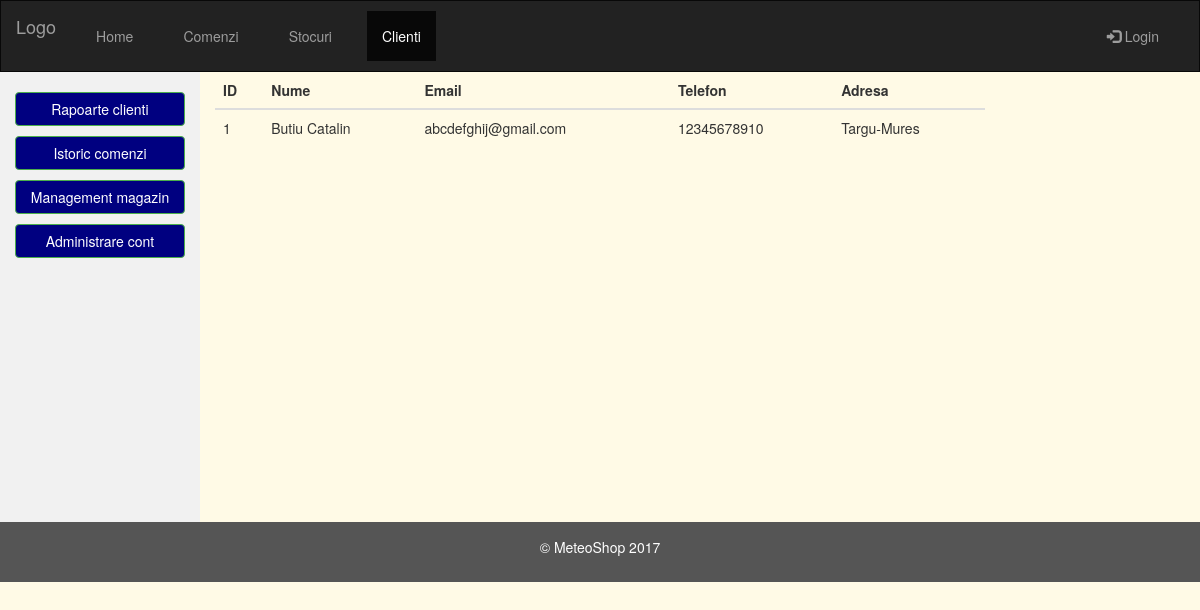
The page /meteoshop_admin/clienti.php on the database its author committed.
### tables this page shows
CREATE TABLE `clienti` (
  `id` int(11) NOT NULL,
  `nume` varchar(100) NOT NULL,
  `email` varchar(100) NOT NULL,
  `telefon` varchar(15) NOT NULL,
  `adresa` text NOT NULL,
  `creat` datetime NOT NULL,
  `modificat` datetime NOT NULL,
  `statut` enum('1','0') NOT NULL DEFAULT '1'
);

### meteoshop_admin/clienti.php (the view, shortened to what this page needs)
<?php
include 'configDataBase.php';
$users = $db->query("SELECT * FROM clienti");
$users->setFetchMode(PDO::FETCH_ASSOC);
$users = $users->fetchAll();
?>
<!DOCTYPE html>
<html lang="en">
<head>
  <link rel="stylesheet" href="https://maxcdn.bootstrapcdn.com/bootstrap/3.3.7/css/bootstrap.min.css">
</head>
<body style="background-color: #fffae6;">
<nav class="navbar navbar-inverse">
  <div class="container-fluid">
    <div class="navbar-header">
      <a class="navbar-brand" href="#">Logo</a>
    </div>
    <div class="collapse navbar-collapse" id="myNavbar">
      <ul class="nav navbar-nav">
        <li><a href="index.php">Home</a></li>
        <li><a href="comenziController.php" title="Procesare comenzi">Comenzi</a></li>
        <li><a href="stocuriController.php" title="Actualizare stocuri produse">Stocuri</a></li>
        <li class="active"><a href="clienti.php" title="Lista clienti">Clienti</a></li>
      </ul>
      <ul class="nav navbar-nav navbar-right">
        <li><a href="#" title="todo"><span class="glyphicon glyphicon-log-in"></span> Login</a></li>
      </ul>
    </div>
  </div>
</nav>
<div class="container-fluid text-center">
  <div class="row content">
    <div class="col-sm-2 sidenav">
      <p style="overflow: hidden;"><a class="btn btn-success" style="width:100%; background-color:navy;" href="#">Rapoarte clienti</a></p>
      <p style="overflow: hidden;"><a class="btn btn-success" style="width:100%; background-color:navy;" href="#">Istoric comenzi</a></p>
      <p style="overflow: hidden;"><a class="btn btn-success" style="width:100%; background-color:navy;" href="#">Management magazin</a></p>
      <p style="overflow: hidden;"><a class="btn btn-success" style="width:100%; background-color:navy;" href="#">Administrare cont</a></p>
    </div>
    <div class="col-sm-8 text-left">
      <table class="table">
        <thead>
          <tr>
            <th>ID</th>
            <th>Nume</th>
            <th>Email</th>
            <th>Telefon</th>
            <th>Adresa</th>
          </tr>
        </thead>
      <?php
        foreach($users as $user) { ?>
          <tr>
            <td><?php echo $user['id'] ?></td>
            <td><?php echo $user['nume'] ?></td>
            <td><?php echo $user['email'] ?></td>
            <td><?php echo $user['telefon'] ?></td>
            <td><?php echo $user['adresa'] ?></td>
          </tr>
        <?php } ?>
        </table>
    </div>
  </div>
</div>
<footer class="container-fluid text-center">
  <p>&copy; MeteoShop 2017</p>
</footer>
</body>
</html>

### meteoshop_admin/clienti.php (style rules this page uses)
.navbar { margin-bottom: 0; border-radius: 0; }
.row.content { height: 450px }
.sidenav { padding-top: 20px; background-color: #f1f1f1; height: 100%; }
footer { background-color: #555; color: white; padding: 15px; }
ul li { margin:10px; }

### rows shown on the page
clienti: id "1", nume "Butiu Catalin", email "abcdefghij@gmail.com", telefon "12345678910", adresa "Targu-Mures"
